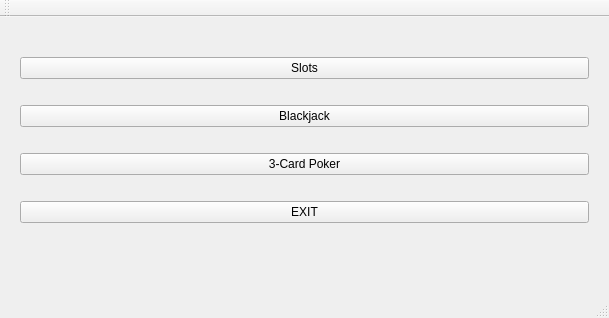
<?xml version="1.0" encoding="UTF-8"?>
<ui version="4.0">
 <class>CasinoGameClass</class>
 <widget class="QMainWindow" name="CasinoGameClass">
  <property name="geometry">
   <rect>
    <x>0</x>
    <y>0</y>
    <width>609</width>
    <height>318</height>
   </rect>
  </property>
  <property name="windowTitle">
   <string>CasinoGame</string>
  </property>
  <widget class="QWidget" name="centralWidget">
   <widget class="QWidget" name="verticalLayoutWidget">
    <property name="geometry">
     <rect>
      <x>9</x>
      <y>9</y>
      <width>591</width>
      <height>231</height>
     </rect>
    </property>
    <layout class="QVBoxLayout" name="mainMenuLayout">
     <item>
      <widget class="QPushButton" name="btnSlots">
       <property name="text">
        <string>Slots</string>
       </property>
      </widget>
     </item>
     <item>
      <widget class="QPushButton" name="btnBlackjack">
       <property name="text">
        <string>Blackjack</string>
       </property>
      </widget>
     </item>
     <item>
      <widget class="QPushButton" name="btn3CardPoker">
       <property name="text">
        <string>3-Card Poker</string>
       </property>
      </widget>
     </item>
     <item>
      <widget class="QPushButton" name="btnExit">
       <property name="text">
        <string>EXIT</string>
       </property>
      </widget>
     </item>
    </layout>
   </widget>
  </widget>
  <widget class="QMenuBar" name="menuBar">
   <property name="geometry">
    <rect>
     <x>0</x>
     <y>0</y>
     <width>609</width>
     <height>26</height>
    </rect>
   </property>
  </widget>
  <widget class="QToolBar" name="mainToolBar">
   <attribute name="toolBarArea">
    <enum>TopToolBarArea</enum>
   </attribute>
   <attribute name="toolBarBreak">
    <bool>false</bool>
   </attribute>
  </widget>
  <widget class="QStatusBar" name="statusBar"/>
 </widget>
 <layoutdefault spacing="6" margin="11"/>
 <resources>
  <include location="CasinoGame.qrc"/>
 </resources>
 <connections>
  <connection>
   <sender>btnExit</sender>
   <signal>clicked()</signal>
   <receiver>CasinoGameClass</receiver>
   <slot>close()</slot>
   <hints>
    <hint type="sourcelabel">
     <x>304</x>
     <y>244</y>
    </hint>
    <hint type="destinationlabel">
     <x>304</x>
     <y>158</y>
    </hint>
   </hints>
  </connection>
  <connection>
   <sender>btnBlackjack</sender>
   <signal>clicked()</signal>
   <receiver>CasinoGameClass</receiver>
   <slot>startBlackjack()</slot>
   <hints>
    <hint type="sourcelabel">
     <x>260</x>
     <y>140</y>
    </hint>
    <hint type="destinationlabel">
     <x>-370</x>
     <y>87</y>
    </hint>
   </hints>
  </connection>
 </connections>
 <slots>
  <slot>startBlackjack()</slot>
 </slots>
</ui>
